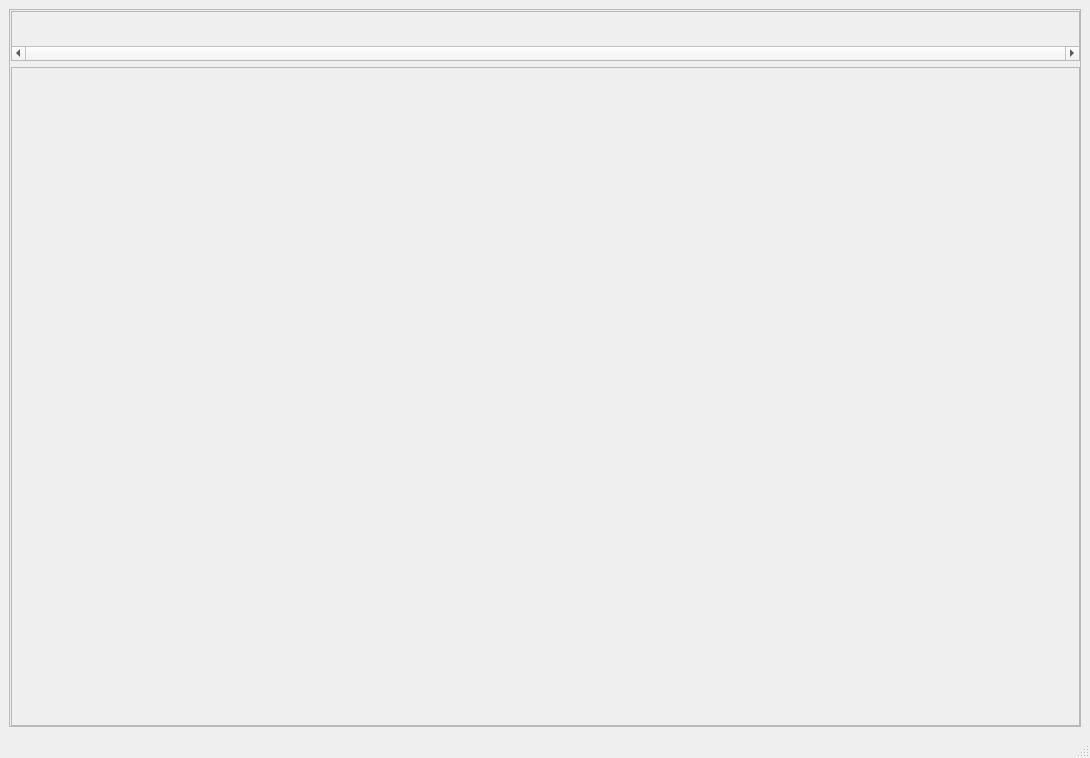
<?xml version="1.0" encoding="UTF-8"?>
<ui version="4.0">
 <class>MainWindow</class>
 <widget class="QMainWindow" name="MainWindow">
  <property name="geometry">
   <rect>
    <x>0</x>
    <y>0</y>
    <width>1090</width>
    <height>758</height>
   </rect>
  </property>
  <property name="windowTitle">
   <string>MainWindow</string>
  </property>
  <widget class="QWidget" name="centralwidget">
   <layout class="QVBoxLayout" name="verticalLayout">
    <item>
     <widget class="QFrame" name="frame">
      <property name="frameShape">
       <enum>QFrame::StyledPanel</enum>
      </property>
      <property name="frameShadow">
       <enum>QFrame::Raised</enum>
      </property>
      <layout class="QVBoxLayout" name="verticalLayout_2">
       <property name="leftMargin">
        <number>1</number>
       </property>
       <property name="topMargin">
        <number>1</number>
       </property>
       <property name="rightMargin">
        <number>0</number>
       </property>
       <property name="bottomMargin">
        <number>0</number>
       </property>
       <item>
        <layout class="QHBoxLayout" name="horizontalLayout">
         <property name="sizeConstraint">
          <enum>QLayout::SetMaximumSize</enum>
         </property>
         <item>
          <widget class="QScrollArea" name="scrollArea_2">
           <property name="maximumSize">
            <size>
             <width>16777215</width>
             <height>50</height>
            </size>
           </property>
           <property name="verticalScrollBarPolicy">
            <enum>Qt::ScrollBarAlwaysOff</enum>
           </property>
           <property name="horizontalScrollBarPolicy">
            <enum>Qt::ScrollBarAlwaysOn</enum>
           </property>
           <property name="sizeAdjustPolicy">
            <enum>QAbstractScrollArea::AdjustToContents</enum>
           </property>
           <property name="widgetResizable">
            <bool>true</bool>
           </property>
           <widget class="QWidget" name="scrollAreaWidgetContents_2">
            <property name="geometry">
             <rect>
              <x>0</x>
              <y>0</y>
              <width>1065</width>
              <height>30</height>
             </rect>
            </property>
            <property name="maximumSize">
             <size>
              <width>16777215</width>
              <height>30</height>
             </size>
            </property>
            <layout class="QHBoxLayout" name="horizontalLayout_2">
             <property name="topMargin">
              <number>0</number>
             </property>
             <property name="bottomMargin">
              <number>0</number>
             </property>
             <item>
              <spacer name="horizontalSpacer">
               <property name="orientation">
                <enum>Qt::Horizontal</enum>
               </property>
               <property name="sizeHint" stdset="0">
                <size>
                 <width>40</width>
                 <height>20</height>
                </size>
               </property>
              </spacer>
             </item>
            </layout>
           </widget>
          </widget>
         </item>
        </layout>
       </item>
       <item>
        <widget class="QScrollArea" name="scrollArea">
         <property name="widgetResizable">
          <bool>true</bool>
         </property>
         <widget class="QWidget" name="scrollAreaWidgetContents">
          <property name="geometry">
           <rect>
            <x>0</x>
            <y>0</y>
            <width>1067</width>
            <height>353</height>
           </rect>
          </property>
         </widget>
        </widget>
       </item>
      </layout>
     </widget>
    </item>
   </layout>
  </widget>
  <widget class="QStatusBar" name="statusbar"/>
 </widget>
 <resources/>
 <connections/>
</ui>
